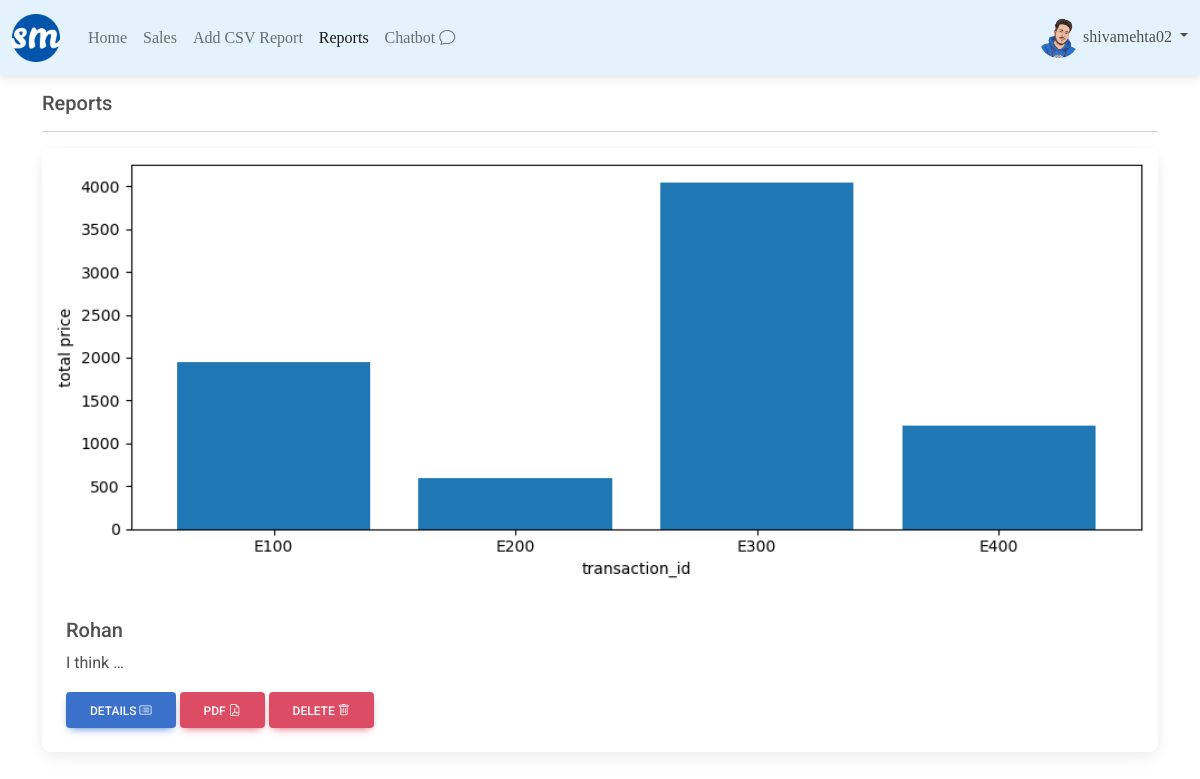
/reports/ (signed in), run on an earlier commit of the app's database.
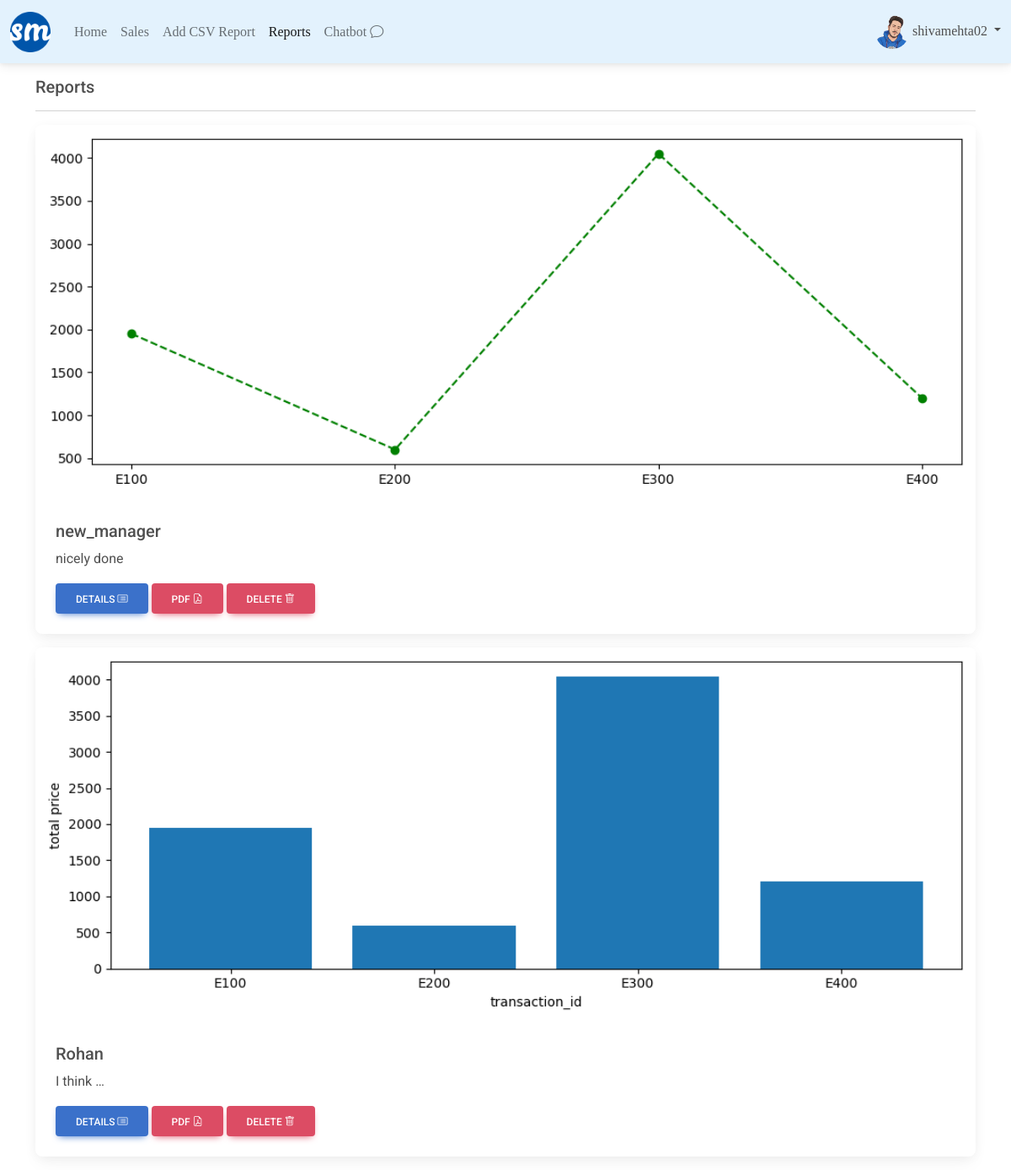
And on a later commit of the database.
### reports/models.py (models this page shows, shortened)
class Report(models.Model):
    name = models.CharField(max_length=120)
    image = models.ImageField(upload_to = 'reports',blank = True)
    remarks = models.TextField()
    author = models.ForeignKey(Profile,on_delete=models.CASCADE)
    created = models.DateTimeField(auto_now=True)
    updated = models.DateTimeField(auto_now=True)
    def get_absolute_url(self):
        return reverse("reports:detail", kwargs={"pk": self.pk})
    class Meta:
        ordering = ('-created',)

### reports/views.py (the view)
# urls.py: path('',ReportListView.as_view(),name='main'),
class ReportListView(LoginRequiredMixin,ListView):
    model = Report
    template_name = 'reports/main.html'

### reports/templates/reports/main.html (shortened to what this page needs)
{% extends 'base.html' %}
   {%block content %}
   <h5>Reports</h5>
    <hr>
    {% for obj in object_list %}
      <div class="card mb-3">
        {% if obj.image %}
        <img src="{{obj.image.url}}" class="card-img-top" alt="{{obj.name}}">
        {% endif %}
        <div class="card-body">
          <h5 class="card-title">{{obj.name}}</h5>
          <p class="card-text">{{obj.remarks|truncatewords:2}}</p>
          <a href="{{obj.get_absolute_url}}"class="btn btn-primary">details <i class="bi bi-card-list"></i></a>
          <a href="{% url 'reports:pdf' obj.pk %}"class="btn btn-danger">pdf <i class="bi bi-file-earmark-pdf"></i></a>
          <a href="#exampleModal-{{forloop.counter}}" data-bs-toggle="modal" data-bs-target="#exampleModal{{ forloop.counter }}" class="btn btn-danger ">delete <i class="bi bi-trash"></i></a>
        </div>
      </div>
    {% endfor %}
 {% endblock content %}

What changed in the data, as far as the page shows it:
added Report: image (picture), name "new_manager", remarks "nicely done"
